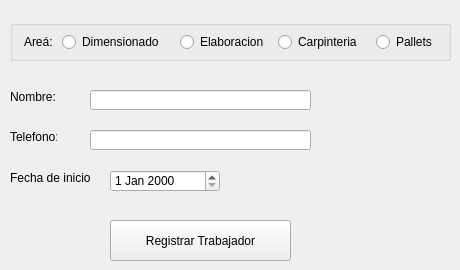
                <widget class="QWidget" name="tab">
                 <attribute name="title">
                  <string>Registrar</string>
                 </attribute>
                 <widget class="QLabel" name="label_13">
                  <property name="geometry">
                   <rect>
                    <x>10</x>
                    <y>90</y>
                    <width>47</width>
                    <height>13</height>
                   </rect>
                  </property>
                  <property name="text">
                   <string>Nombre:</string>
                  </property>
                 </widget>
                 <widget class="QLabel" name="label_16">
                  <property name="geometry">
                   <rect>
                    <x>10</x>
                    <y>130</y>
                    <width>47</width>
                    <height>13</height>
                   </rect>
                  </property>
                  <property name="text">
                   <string>Telefono:</string>
                  </property>
                 </widget>
                 <widget class="QLineEdit" name="r_nombre">
                  <property name="geometry">
                   <rect>
                    <x>90</x>
                    <y>90</y>
                    <width>221</width>
                    <height>20</height>
                   </rect>
                  </property>
                 </widget>
                 <widget class="QLineEdit" name="r_telefono">
                  <property name="geometry">
                   <rect>
                    <x>90</x>
                    <y>130</y>
                    <width>221</width>
                    <height>20</height>
                   </rect>
                  </property>
                 </widget>
                 <widget class="QLabel" name="label_18">
                  <property name="geometry">
                   <rect>
                    <x>10</x>
                    <y>170</y>
                    <width>81</width>
                    <height>16</height>
                   </rect>
                  </property>
                  <property name="text">
                   <string>Fecha de inicio:</string>
                  </property>
                 </widget>
                 <widget class="QDateEdit" name="r_inicio">
                  <property name="geometry">
                   <rect>
                    <x>110</x>
                    <y>170</y>
                    <width>110</width>
                    <height>22</height>
                   </rect>
                  </property>
                 </widget>
                 <widget class="QPushButton" name="btn_registrar">
                  <property name="geometry">
                   <rect>
                    <x>110</x>
                    <y>220</y>
                    <width>181</width>
                    <height>41</height>
                   </rect>
                  </property>
                  <property name="text">
                   <string>Registrar Trabajador</string>
                  </property>
                 </widget>
                 <widget class="QGroupBox" name="groupBox_3">
                  <property name="geometry">
                   <rect>
                    <x>10</x>
                    <y>20</y>
                    <width>441</width>
                    <height>41</height>
                   </rect>
                  </property>
                  <property name="title">
                   <string/>
                  </property>
                  <layout class="QHBoxLayout" name="horizontalLayout_10">
                   <item>
                    <widget class="QLabel" name="label_20">
                     <property name="maximumSize">
                      <size>
                       <width>30</width>
                       <height>16777215</height>
                      </size>
                     </property>
                     <property name="cursor">
                      <cursorShape>CrossCursor</cursorShape>
                     </property>
                     <property name="text">
                      <string>Areá:</string>
                     </property>
                    </widget>
                   </item>
                   <item>
                    <widget class="QRadioButton" name="r_dim">
                     <property name="maximumSize">
                      <size>
                       <width>110</width>
                       <height>16777215</height>
                      </size>
                     </property>
                     <property name="text">
                      <string>Dimensionado</string>
                     </property>
                    </widget>
                   </item>
                   <item>
                    <widget class="QRadioButton" name="r_elab">
                     <property name="maximumSize">
                      <size>
                       <width>90</width>
                       <height>16777215</height>
                      </size>
                     </property>
                     <property name="text">
                      <string>Elaboracion</string>
                     </property>
                    </widget>
                   </item>
                   <item>
                    <widget class="QRadioButton" name="r_carp">
                     <property name="maximumSize">
                      <size>
                       <width>90</width>
                       <height>16777215</height>
                      </size>
                     </property>
                     <property name="text">
                      <string>Carpinteria</string>
                     </property>
                    </widget>
                   </item>
                   <item>
                    <widget class="QRadioButton" name="r_pall">
                     <property name="maximumSize">
                      <size>
                       <width>60</width>
                       <height>16777215</height>
                      </size>
                     </property>
                     <property name="text">
                      <string>Pallets</string>
                     </property>
                    </widget>
                   </item>
                  </layout>
                 </widget>
                </widget>
